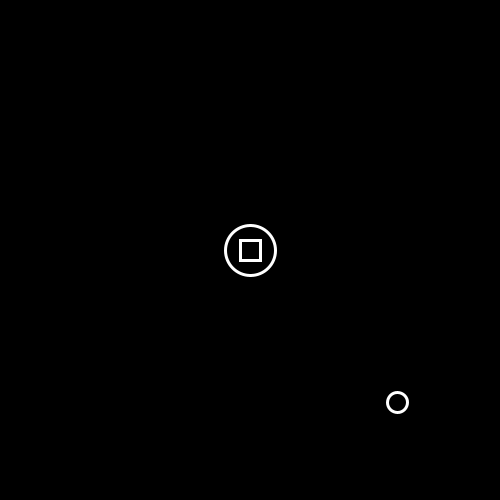
Frame 1 (no input)
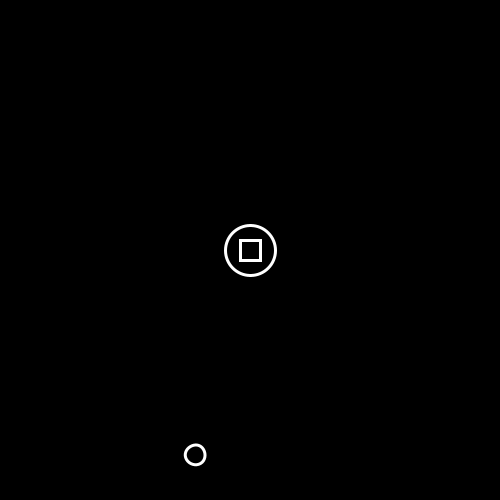
Frame 60 (the mouse pressed at the canvas centre just before this capture)
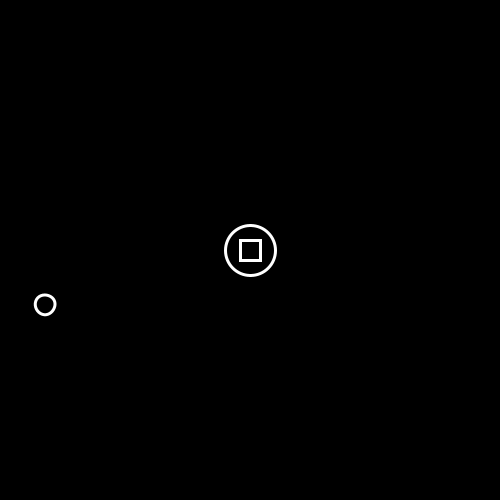
Frame 120 (the mouse held since frame 60 and released just before this capture)

The Processing sketch that drew these frames (run headless with seeded random() and noise(); from frame 60 on, the mouse is pressed at the canvas centre):

// Processing sketch: processing_40505
// ── processing_40505.pde

int angulo=0;

void setup() {
size (500,500);
background(0);
noFill();
smooth();
strokeWeight(3);
stroke(255);
angulo=0;
}

void draw() {
angulo+=1;
background(0);
pushMatrix();
translate(250,250);
ellipse(0,0,50,50);
pushMatrix();
rotate (radians(angulo));
ellipse(150,150,20,20);
popMatrix();
rect(-10,-10,20,20);
popMatrix();
} 
